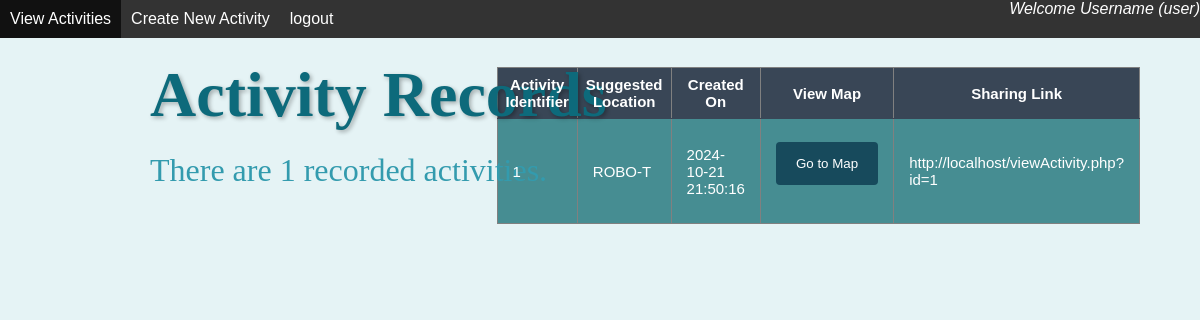
/index.php (signed in), run on the app's committed database.
### tables this page shows
CREATE TABLE `activity` (
  `activity_id` int(5) NOT NULL,
  `selectedLocations` mediumtext NOT NULL,
  `activityLat` varchar(500) NOT NULL,
  `activityLng` varchar(500) NOT NULL,
  `suggestedActivityName` varchar(500) NOT NULL,
  `creator_id` int(5) NOT NULL,
  `activityTypes` mediumtext NOT NULL,
  `date_created` datetime NOT NULL DEFAULT current_timestamp()
);

### index.php (the view, shortened to what this page needs)
<?php
include "dbFunctions.php";
if(isset($_SESSION['user_id'])){
    $value=$_SESSION['user_id'];
    $querySelect = "SELECT * FROM activity where creator_id =".$value."";
    $resultSelect = mysqli_query($link, $querySelect) or
            die (mysqli_error($link));
    while ($row = mysqli_fetch_array($resultSelect)) {
        $arrResult[] = $row;
    }
    if(isset($arrResult)&&$arrResult!=NULL) {
    $number = count($arrResult);
    }
    else{
        $number = 0;
    }
}else{
    header('Location: login.php');
}
?>
<html>
    <head>
    </head>
    <body class="indexbackground">
        <link href="stylesheets/style.css" rel="stylesheet" type="text/css"/>
        <?php include "navbar.php" ?>
        <h1 class="activity-header">Activity Records</h1>
        <p class="activity-count">There are <?php echo $number ?> recorded activities.</p>
        <br/>
        <?php if($number > 0){?>
        <table border='1' class="box-table1">
            <tr>
                <th>Activity Identifier</th>
                <th>Suggested Location</th>
                <th>Created On</th>
                <th>View Map</th>
                <th> Sharing Link</th>
            </tr>
                <?php
    for ($i = 0;$i < count($arrResult);$i++){
        $AID = $arrResult[$i]['activity_id'];
        $AN = $arrResult[$i]['suggestedActivityName'];
        $uploaded_on = $arrResult[$i]['date_created'];
        ?>
            <tr>
                <td> <?php echo $AID; ?></td>
                <td> <?php echo $AN; ?> </td>
                <td> <?php echo $uploaded_on; ?> </td>
                <td> <?php echo "<form action='viewActivity.php?' enctype='multipart/form-data' method='GET'><input type ='hidden' name='id' value = $AID required/>
        <input type='submit' class='style2' value='Go to Map'/></form>"?> </td>
                <td><a href="<?php echo "http://localhost/viewActivity.php?id=".$AID;?>"><?php echo "http://localhost/viewActivity.php?id=".$AID;?></a></td>
            </tr>
        <?php
            }
        }
        ?>
        </table>
    </body>
</html>

### style.css (style rules this page uses)
body { font-family: Arial, sans-serif; margin: 0; padding: 0; margin: 0; background-color: #e5f3f5; }
body.indexbackground { background-image: url('images/indexbackground.png'); background-size: 55%; background-position: -50px 100%; background-repeat: no-repeat; background-color: #e5f3f5; }
a { color: #0079a1; text-decoration: none; }
input[type=submit] { width: 100%; background-color: #41659b; color: white; padding: 14px 20px; margin: 8px 0; border: none; border-radius: 4px; cursor: pointer; }
input.style2 { width: 100%; background-color: #174a5c; color: white; padding: 14px 20px; margin: 8px 0; border: none; border-radius: 4px; cursor: pointer; }
.box-table1 { font-family: "Lucida Sans Unicode", "Lucida Grande", Sans-Serif; font-size: 15px; width: 100px; text-align: center; margin-left: auto; margin-right: 60px; margin-top: -150px; border-collapse: collapse; color: rgb(255, 255, 255); }
.box-table1 th { padding: 8px; background: #394656; color: rgb(255, 255, 255); }
.box-table1 tr:nth-child(odd) { background: #567984; color: rgb(255, 255, 255); }
.box-table1 tr:nth-child(even) { background: #468d92; color: rgb(255, 255, 255); }
.box-table1 td { padding: 15px; text-align: left; color: rgb(255, 255, 255); border-top: 1px solid transparent; font-family: 'Arial Black', Gadget, sans-serif; }
.box-table1 a { color: #ffffff; text-decoration: none; }
.activity-header { font-size: 4em; color: #0d6a7b; margin-top: 20px; margin-left: 150px; margin-bottom: 20px; font-family: 'Dancing Script', cursive; text-shadow: 2px 2px 4px rgba(0, 0, 0, 0.3); }
.activity-count { font-size: 2em; color: #339bae; margin: 10px 0; margin-left: 150px; font-family: 'Dancing Script', cursive; }

### data on the page
activity: activity_id "1", suggestedActivityName "ROBO-T", date_created "2024-10-21 21:50:16"

### other printed values
$_SESSION['username'] "Username"
$_SESSION['role'] "user"
$number "1"
